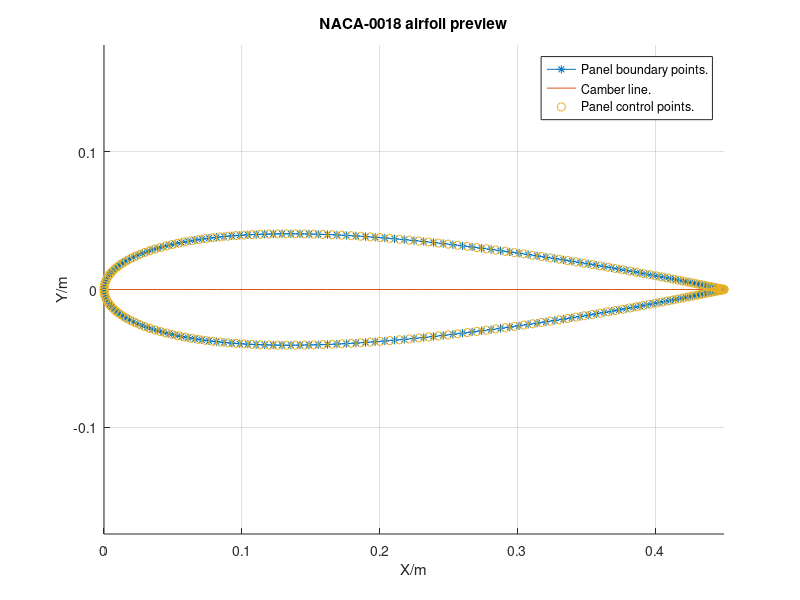
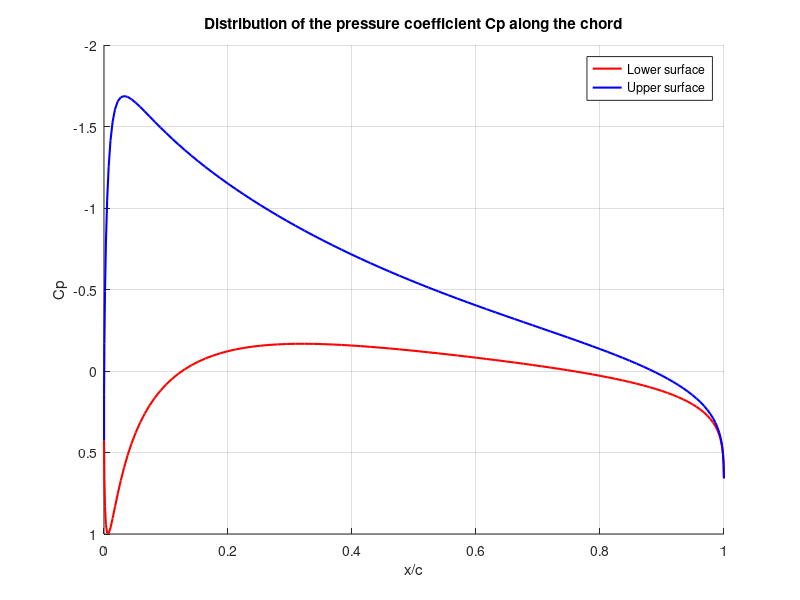

MATLAB code for these plots, in order:
% HESS_SMITH  Implementation of the Hess & Smith straight panel method.
% 
% The code below was written for the project carried out as part of the
% aerodynamics course (AERO0001-1).
%
% author:   Guilain Ernotte  <gernotte@student.uliege.be>
% created:  2021-10-26T12:42+02:00
% modified: 2022-03-26T13:38+01:00
%
% 1. Parameters settings.
% 2. Airfoil geometry.
% 3. Panel definition.
% 4. Construction of the linear system.
% 5. System resolution.
% 6. Results: aerodynamic forces and coefficients.
% 7. Export results to external file.

clear; close all;

%% 1. Parameter settings. {{{1

% Import the wind tunnel setup and results.
lab_set = load('setup.mat');
lab_res = load('group_5.mat');
% Choose a particular setup.
cfg = 1;

% General parameters.
c       = lab_set.chord;      % Chordwide length of the wing [m].
rho     = lab_set.rho;        % Air density [kg/m³].
nPanel  = 200;                % Number of panels used.
v_inf   = lab_res.Uinf(cfg);  % Free stream velocity [m/s].
aoa     = lab_res.AoA(cfg);   % Angle of attack [°].
aoa_rad = deg2rad(aoa);

% Airfoil parameters.
NACA_id = '0018';
eps = str2double(NACA_id(1))  /100;  % Maximal camber ratio.
p   = str2double(NACA_id(2))  /10;   % Location of maximal camber from LE.
tau = str2double(NACA_id(3:4))/100;  % Thickness ratio.

% Assertions on parameters value.
assert(~mod(nPanel, 2), ...
	"Number of panels must be even.");
assert(all([c, nPanel, v_inf] >= 0), ...
	"Aberrant input value detected (negative quantity).");
assert(length(NACA_id) == 4, ...
	"This script only supports NACA 4-digits airfoils.");

%% 2. Airfoil geometry. {{{1

% panel definition: x-component boundary points.
xi = linspace(0, 2*pi, nPanel+1);
x  = c/2 * (cos(xi) + 1);

% x-half : x coordinate along the x axis.
xh = x(nPanel/2 +1 : end);

% NACA definition of thickness.
T = 10 * tau * c * ( ...
	  0.2969 * sqrt(xh/c)    ...
	- 0.1260 *     (xh/c)    ...
	- 0.3537 *     (xh/c).^2 ...
	+ 0.2843 *     (xh/c).^3 ...
	- 0.1015 *     (xh/c).^4 ...
);

% NACA definition of camber line.
inf_pc = xh < p*c;
Y_bar = [ ...
	eps*     xh( inf_pc)  /      p ^2 .* (  - xh( inf_pc)/c + 2*p), ...
	eps*(c - xh(~inf_pc)) / (1 - p)^2 .* (1 + xh(~inf_pc)/c - 2*p)  ...
];

% First-order approximation of the camber line derivative.
dY_bar = diff(Y_bar)./diff(xh);
% Add the backward difference for the last point (@ TE).
dY_bar = [dY_bar, dY_bar(end)];
theta_camber = atan(dY_bar);

% Coordinates of the lower and upper surface.
X_u = xh    - T/2 .* sin(theta_camber);
X_l = xh    + T/2 .* sin(theta_camber);
Y_u = Y_bar + T/2 .* cos(theta_camber);
Y_l = Y_bar - T/2 .* cos(theta_camber);
% Gather upper and lower surface coordinate points. Unlike the x-component
% boundary points, the (X, Y) coordinate points run clockwise around the
% airfoil, starting and finishing at the TE. We trim the first value of X_u
% (i.e. the coordinate point of the LE) to not repeat it, as this point is
% already taken in account by the last element of X_l.
X = [flip(X_l), X_u(2:end)];
Y = [flip(Y_l), Y_u(2:end)];

% Airfoil preview.
figure('WindowStyle', 'docked'); hold on;
plot(X, Y, 'marker', '*');
plot(xh, Y_bar);
title(['NACA-', NACA_id, ' airfoil preview']);
xlabel('X/m'); ylabel('Y/m');
axis equal; grid;

%% 3. Panel definition. {{{1

% Control points (x_bar(i), y_bar(i)), located @ mid-point of each panel.
x_bar = movmean(X, [0, 1]);
y_bar = movmean(Y, [0, 1]);
% Remove irrelevant last value.
x_bar = x_bar(1:end-1);
y_bar = y_bar(1:end-1);

% Visualization of the control point placements.
plot(x_bar, y_bar, 'linestyle', 'none', 'marker', 'o');
legend( ...
	'Panel boundary points.', ...
	'Camber line.',           ...
	'Panel control points.'   ...
);

% Diffs between successive boundary points.
dx = diff(X);
dy = diff(Y);

% Panel length.
l = sqrt(dx.^2 + dy.^2);

% Panel inclination to the x-axis.
theta = atan2(dy, dx);

%% 4. Construction of the linear system. {{{1

% Matrices preallocation.
A = zeros(nPanel, nPanel);
B = zeros(nPanel, nPanel);
C = zeros(nPanel, nPanel);
D = zeros(nPanel, nPanel);
E = zeros(nPanel, nPanel);
F = zeros(nPanel, nPanel);
G = zeros(nPanel, nPanel);

% Matrices construction.
for i = 1:nPanel
	for j = 1:nPanel
		A(i,j) = -(x_bar(i)-X(j)) * cos(theta(j)) ...
		         -(y_bar(i)-Y(j)) * sin(theta(j));
		E(i,j) =  (x_bar(i)-X(j)) * sin(theta(j)) ...
		         -(y_bar(i)-Y(j)) * cos(theta(j));
		C(i,j) = sin(theta(i)-theta(j));
		D(i,j) = cos(theta(i)-theta(j));
		B(i,j) = (x_bar(i)-X(j))^2 + (y_bar(i)-Y(j))^2;
		F(i,j) = log(1 + (l(j)^2 + 2*A(i,j)*l(j)) / B(i,j));
		G(i,j) = atan2((E(i,j)*l(j)), A(i,j)*l(j)+B(i,j));
	end
end

% Contruction of matrix M.

M_11 = C.*F/2 - D.*G;
M_12 = D.*F/2 + C.*G;

% Force the values on the M_11 and M_12 diagonals.
M_11 = M_11 - diag(diag(M_11)) + pi*eye(size(M_11));  % pi on M_11 diagonal
M_12 = M_12 - diag(diag(M_12));                       % 0  on M_12 diagonal

M_12 = sum(M_12,2);

M_21 = ...
	  D(end,:).*F(end,:)/2 + C(end,:).*G(end,:) ...
	+ D(1,  :).*F(1,  :)/2 + C(1,  :).*G(1,  :);
M_22 = - sum( ...
	  C(end,:).*F(end,:)/2 - D(end,:).*G(end,:) ...
	+ C(1  ,:).*F(1,  :)/2 - D(1,  :).*G(1,  :) ...
);

M = 1/(2*pi) * [M_11, M_12; M_21, M_22];

% Construction of matrix N.

N = v_inf * [ ...
	sin(theta-aoa_rad),                               ...
	(cos(theta(1)-aoa_rad) + cos(theta(end)-aoa_rad)) ...
]';

%% 5. System resolution. {{{1

res = M\N;

% Sources.
q = res(1:end-1);
% Vorticity.
gamma = res(end);

%% 6. Results: aerodynamic forces and coefficients. {{{1

% TODO: Try to vectorize v_tan.
% Tangential velocity on each panel.
v_tan = zeros(nPanel,1);
% Second value of the tangential velocity.
val_2 = (D.*F)/2 + C.*G;
term2 = zeros(nPanel, 1);
for i = 1 : nPanel
	val_2(i, i) = 0;
	for j = 1 : nPanel
		term2(i) = term2(i) + q(j) * val_2(i, j) / (2*pi);
	end
end
% third value of the tangential velocity.
val_3 = sum(M_11, 2);
for i = 1 : nPanel
	v_tan(i, 1) = v_inf*cos(theta(i)-aoa_rad) - term2(i) + gamma/(2*pi)*val_3(i);
end

% Pressure coefficient for each panel.
cp = 1 - (v_tan/v_inf).^2;
diff_cp = cp(1:end/2) - flip(cp(end/2+1:end));
diff_pressure = diff_cp * (0.5*rho*v_inf^2);

% Axial and normal forces.
Nprime = trapz(x_bar(end/2+1:end), flip(diff_pressure));
Aprime = trapz(x_bar(end/2+1:end),flip(-diff_pressure'.*(dy(1:end/2)./dx(1:end/2))));

% Lift and drag forces.
Lprime = Nprime*cosd(aoa) - Aprime*sind(aoa);
Dprime = Nprime*sind(aoa) + Aprime*cosd(aoa);

% Lift and drag coefficients.
cl = Lprime / (0.5*rho*v_inf^2*c);
cd = Dprime / (0.5*rho*v_inf^2*c);

% Lift coefficient from Kutta-Joukowski theorem.
% To be compared with previously computed cl.
cl_KJ = 2*gamma*sum(l)/(v_inf*c);

% Pressure coefficient graph.
figure('WindowStyle', 'docked'); hold on; grid;
plot( ...
	x_bar(1:nPanel/2)./c, ...
	cp(1:nPanel/2),       ...
	'color', 'red',       ...
	'Linewidth', 1.5      ...
);
plot( ...
	x_bar(nPanel/2:nPanel)./c, ...
	cp(nPanel/2:end),          ...
	'color', 'blue',           ...
	'Linewidth', 1.5           ...
);
xlabel('x/c');
ylabel('Cp');
legend('Lower surface','Upper surface');
title('Distribution of the pressure coefficient Cp along the chord');
set(gca, 'YDir', 'reverse')

%% 7. Export results to external file. {{{1
% Uncomment this section to write plotting data into external file.

% plot_low = [ ...
% 	x_bar(1:nPanel/2)'./c, ...
% 	cp(1:nPanel/2) ];
% plot_up = [ ...
% 	x_bar(nPanel/2:nPanel)'./c, ...
% 	cp(nPanel/2:end) ];
% writematrix(plot_up, 'Results/hs-a15v16up.csv')
% writematrix(plot_low, 'Results/hs-a15v16low.csv')
